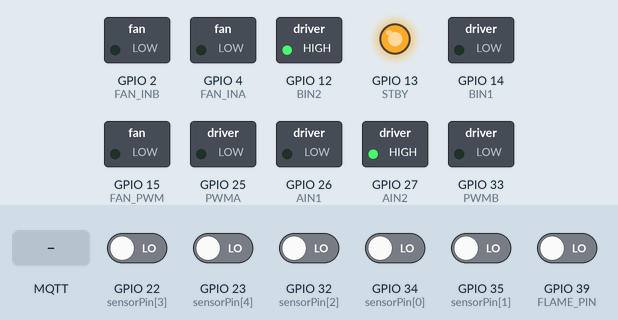
Recording of a sketch running on a simulated ESP32. Shown: switched loads named in the sketch (green lamp = pin HIGH), output pins drawn as LEDs (lit = HIGH). Dashed ring = blinking. The inputs (shaded band) are chosen by the test bench; at power-on: GPIO 22 (sensorPin[3]), GPIO 23 (sensorPin[4]), GPIO 32 (sensorPin[2]), GPIO 34 (sensorPin[0]), GPIO 35 (sensorPin[1]), GPIO 39 (FLAME_PIN) LOW. WiFi joins after 1.5 s; servers stay silent unless stated; no MQTT or app messages arrive unless stated; what the sketch prints to the serial monitor is not drawn.

Above: at 2.7 s.
2.8 s: MQTT message "ADA_API" arrives on the first subscribed topic
At 3.37 s:
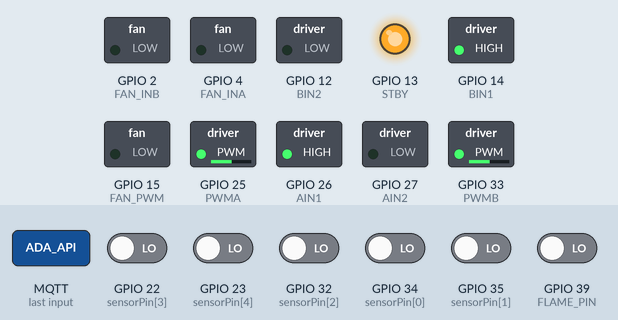
5.8 s: GPIO 22 (sensorPin[3]) driven HIGH
8.8 s: GPIO 34 (sensorPin[0]) driven HIGH
At 9.9 s:
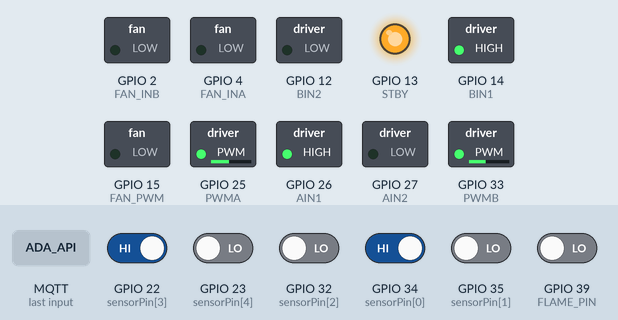
10.3 s: GPIO 23 (sensorPin[4]) driven HIGH
At 11.5 s:
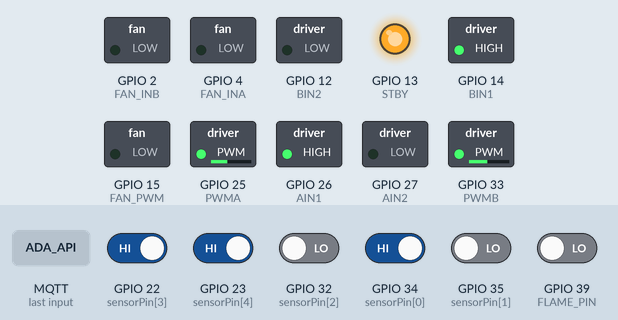
11.8 s: GPIO 32 (sensorPin[2]) driven HIGH
At 12.2 s:
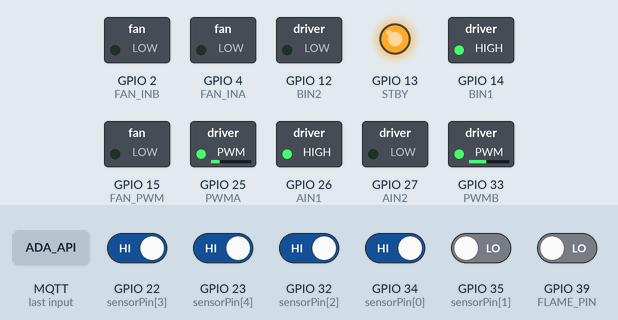
13.3 s: GPIO 35 (sensorPin[1]) driven HIGH
At 14.6 s:
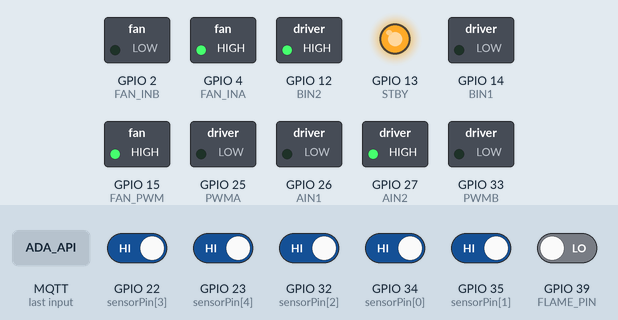
Timing chart, 0 to 15.8 s (numbered marks = the images above; inputs shaded):
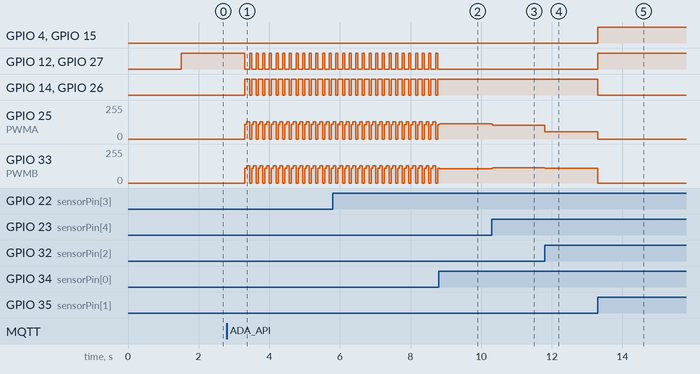

Measured:
- after the input at 2.8 s, GPIO 12 (BIN2): alternates HIGH for 0.06 s and LOW for 0.13 s, starting after 0.51 s; GPIO 14 (BIN1): alternates HIGH for 0.13 s and LOW for 0.06 s, starting after 0.51 s
- after the input at 8.8 s, GPIO 12 (BIN2), GPIO 27 (AIN2): stops changing and stays LOW; GPIO 14 (BIN1), GPIO 26 (AIN1): stops changing and stays HIGH
- after the input at 10.3 s, GPIO 25 (PWMA): 113/255 → 104/255 at once; GPIO 33 (PWMB): 106/255 → 115/255 at once
- after the input at 11.8 s, GPIO 25 (PWMA): 104/255 → 55/255 at once; GPIO 33 (PWMB): 115/255 → 110/255 at once
- after the input at 13.3 s, GPIO 4 (FAN_INA), GPIO 12 (BIN2), GPIO 15 (FAN_PWM), GPIO 27 (AIN2): LOW → HIGH at once; GPIO 14 (BIN1), GPIO 26 (AIN1): HIGH → LOW at once; GPIO 25 (PWMA): 55/255 → 0/255 at once; GPIO 33 (PWMB): 110/255 → 0/255 at once

The sketch:

LineFollowerFire.ino
```cpp
#include <Arduino.h>
#include <WiFi.h>
#include <PubSubClient.h>

//  WIFI & MQTT
const char* WIFI_SSID = "Pribadi"; // adjust with your WiFi SSID
const char* WIFI_PASS = "12345677"; // adjust with your WiFi Password

const char* MQTT_BROKER = "172.20.10.2";
const int   MQTT_PORT   = 1884; // adjust with your MQTT Port
const char* MQTT_TOPIC  = "robot/fire"; // adjust with your MQTT Topic

WiFiClient espClient;
PubSubClient mqtt(espClient);

// FIRE STATUS
volatile bool fireExists = false;  // Fire status from MQTT

// MISSION FLAGS
enum MissionPhase {
  PHASE_IDLE,              // waiting for orders
  PHASE_CHECK_FIRE,        // Check the fire status at the beginning
  PHASE_GOING_TO_FIRE,     // Heading towards the fire (status: there is fire)
  PHASE_EXTINGUISHING,     // Extiguishing the fire (00000 detected)
  PHASE_WAIT_EXTINGUISH,   // Wait for confirmation that the fire is out
  PHASE_RETURNING,         // Return to base (status: no fire)
  PHASE_COMPLETED          // Mission completed, wait for the fire status to start again
};

MissionPhase missionPhase = PHASE_IDLE;
int lastKnownDirection = 0;
bool missionActive = false;

// LINE SENSOR
const int sensorPin[5] = {34, 35, 32, 22, 23};

// MOTOR + TB6612
#define PWMA 25
#define AIN1 26
#define AIN2 27
#define PWMB 33
#define BIN1 14
#define BIN2 12
#define STBY 13
#define FLAME_PIN 39

// FAN MODULE
#define FAN_INA 4
#define FAN_INB 2
#define FAN_PWM 15

// SPEED & TUNING
#define BASE_SPEED 110
#define MAX_SPEED  255
#define TURN_SPEED 130
#define HARD_TURN_SPEED 200

#define PRE_TURN_TIME 80
#define SHARP_CONFIRM_TIME 40
#define LOOP_DELAY_MS 6

#define STEER_GAIN 18.0f
#define EDGE_BOOST 1.3f
#define POS_ALPHA  0.35f
#define DEADZONE   0.12f

// LINE FOLLOWING STATE
enum LineState {
  LINE_NORMAL,
  LINE_PRE_TURN,
  LINE_ROTATING,
  LINE_RECOVERY
};

LineState lineState = LINE_NORMAL;
int turnDir = 0;
unsigned long stateTimer = 0;
bool sharpCandidate = false;
unsigned long sharpTimer = 0;

float posFiltered = 0.0f;
const float weights[5] = {-1.2f, -0.6f, 0.0f, 0.6f, 1.2f};

void moderateTurnLeft() { motor(1, BASE_SPEED/2, 1, BASE_SPEED); }
void moderateTurnRight() { motor(1, BASE_SPEED, 1, BASE_SPEED/2); }

// MOTOR DIRECTION
void motor(bool lDir, int lSpd, bool rDir, int rSpd) {
  digitalWrite(STBY, HIGH);
  digitalWrite(AIN1, lDir);
  digitalWrite(AIN2, !lDir);
  digitalWrite(BIN1, rDir);
  digitalWrite(BIN2, !rDir);
  analogWrite(PWMA, constrain(lSpd, 0, 255));
  analogWrite(PWMB, constrain(rSpd, 0, 255));
}

void stopBot() { motor(0, 0, 0, 0); }
void forward(int s) { motor(1, s, 1, s); }
void backward(int s) { motor(0, s, 0, s); }
void rotateLeft()  { motor(0, TURN_SPEED, 1, TURN_SPEED); }
void rotateRight() { motor(1, TURN_SPEED, 0, TURN_SPEED); }

void extremeTurnLeft() { motor(0, HARD_TURN_SPEED, 1, HARD_TURN_SPEED); }
void extremeTurnRight() { motor(1, HARD_TURN_SPEED, 0, HARD_TURN_SPEED); }

void retreatAndTurn180() {
  backward(BASE_SPEED);
  delay(350);
  motor(1, TURN_SPEED, 0, TURN_SPEED);
  delay(520);
  stopBot();
  delay(100);
}

// FAN CONDITION
void fanOn() {
  digitalWrite(FAN_INA, HIGH);
  digitalWrite(FAN_INB, LOW);
  analogWrite(FAN_PWM, 255);
}
void fanOff() {
  digitalWrite(FAN_INA, LOW);
  digitalWrite(FAN_INB, LOW);
  analogWrite(FAN_PWM, 0);
}

// SENSOR HELPER
inline bool isLine(int v) { return v == 0; }

bool computePosition(int s[5], float &pos) {
  float sum = 0.0f;
  int cnt = 0;
  for (int i = 0; i < 5; i++) {
    if (isLine(s[i])) {
      sum += weights[i];
      cnt++;
    }
  }
  if (cnt == 0) return false;
  pos = sum / cnt;

  if (pos < -0.3) lastKnownDirection = -1;
  else if (pos > 0.3) lastKnownDirection = 1;
  else lastKnownDirection = 0;

  return true;
}

// STEERING
void applySteering(float pos, float boost = 1.0f) {
  if (abs(pos) < DEADZONE) {
    forward(BASE_SPEED);
    return;
  }
  float corr = pos * STEER_GAIN * boost;
  int L = BASE_SPEED + corr;
  int R = BASE_SPEED - corr;
  motor(1, constrain(L,0,255), 1, constrain(R,0,255));
}

// MQTT
void mqttCallback(char* topic, byte* payload, unsigned int length) {
  String data;
  for (uint8_t i = 0; i < length; i++) data += (char)payload[i];

  if (data == "ADA_API") {
    fireExists = true;

    // If it is IDLE or COMPLETED, start a new mission
    if (missionPhase == PHASE_IDLE || missionPhase == PHASE_COMPLETED) {
      missionPhase = PHASE_CHECK_FIRE;
      missionActive = true;
      lineState = LINE_NORMAL;
    }
  }
  else if (data == "TIDAK_ADA_API") {
    fireExists = false;
  }
}

void mqttReconnect() {
  while (!mqtt.connected()) {
    if (mqtt.connect("ESP32_LINE_FIRE")) {
      mqtt.subscribe(MQTT_TOPIC);
    } else {
      Serial.print(" failed, rc=");
      Serial.println(mqtt.state());
      delay(1000);
    }
  }
}

// LINE FOLLOWING LOGIC
void doLineFollowing(int s[5], bool allBlack, bool allWhite) {
  bool edgeLeft  = (s[0]==1 && s[1]==0 && s[2]==0 && s[3]==0 && s[4]==0);
  bool edgeRight = (s[0]==0 && s[1]==0 && s[2]==0 && s[3]==0 && s[4]==1);

  bool leftMid    = (s[0]==1 && s[1]==0 && s[2]==1 && s[3]==1 && s[4]==1);
  bool leftOuter  = (s[0]==0 && s[1]==1 && s[2]==1 && s[3]==1 && s[4]==1);
  bool leftExtreme= (s[0]==0 && s[1]==0 && s[2]==1 && s[3]==1 && s[4]==1);

  bool rightMid    = (s[0]==1 && s[1]==1 && s[2]==1 && s[3]==0 && s[4]==1);
  bool rightOuter  = (s[0]==1 && s[1]==1 && s[2]==1 && s[3]==1 && s[4]==0);
  bool rightExtreme = (s[0]==1 && s[1]==1 && s[2]==0 && s[3]==0 && s[4]==0) ||
                      (s[0]==1 && s[1]==1 && s[2]==1 && s[3]==0 && s[4]==0);

  bool sharpLeft  = (s[0]==0 && s[1]==0);
  bool sharpRight = (s[3]==0 && s[4]==0);
  bool flameDetected =digitalRead(FLAME_PIN) == LOW;

  if (allWhite && !flameDetected && lineState != LINE_RECOVERY) {
    lineState = LINE_RECOVERY;
    stateTimer = millis();
    turnDir = lastKnownDirection != 0 ? lastKnownDirection : 1;
  }

  switch (lineState) {
    case LINE_NORMAL:
      if (allWhite) {
        stopBot();
        break;
      }

      if (leftExtreme) {
        extremeTurnLeft();
        break;
      }
      if (rightExtreme) {
        extremeTurnRight();
        break;
      }
      if (leftMid) {
        moderateTurnLeft();
        break;
      }
      if (rightMid) {
        moderateTurnRight();
        break;
      }

      if (sharpLeft || sharpRight) {
        if (!sharpCandidate) {
          sharpCandidate = true;
          sharpTimer = millis();
        }
        float p;
        if (computePosition(s, p)) {
          posFiltered = POS_ALPHA * p + (1 - POS_ALPHA) * posFiltered;
          applySteering(posFiltered, 0.6f);
        }

        if (millis() - sharpTimer > SHARP_CONFIRM_TIME) {
          turnDir = sharpLeft ? -1 : 1;
          lineState = LINE_PRE_TURN;
          stateTimer = millis();
          sharpCandidate = false;
        }
      } else {
        sharpCandidate = false;
        float p;
        if (!computePosition(s, p)) stopBot();
        else {
          posFiltered = POS_ALPHA * p + (1 - POS_ALPHA) * posFiltered;
          if (edgeLeft || edgeRight) applySteering(posFiltered, EDGE_BOOST);
          else applySteering(posFiltered, 1.0f);
        }
      }
      break;

    case LINE_PRE_TURN:
      if (millis() - stateTimer < PRE_TURN_TIME) forward(BASE_SPEED + 20);
      else lineState = LINE_ROTATING;
      break;

    case LINE_ROTATING:
      if (turnDir == -1) rotateLeft();
      else rotateRight();

      if (isLine(s[2]) || isLine(s[1]) || isLine(s[3])) {
        stopBot();
        delay(50);
        lineState = LINE_NORMAL;
      }
      break;

    case LINE_RECOVERY:
      if (isLine(s[0]) || isLine(s[1]) || isLine(s[2]) || isLine(s[3]) || isLine(s[4])) {
        lineState = LINE_NORMAL;
        break;
      }

      unsigned long recoveryTime = millis() - stateTimer;

      if (recoveryTime < 400) {
        if (turnDir == -1) rotateLeft();
        else rotateRight();
      }
      else if (recoveryTime < 1200) {
        if (turnDir == -1) rotateRight();
        else rotateLeft();
      }
      else {
        stopBot();
        delay(500);
        stateTimer = millis();
      }
      break;
  }
}

// SETUP
void setup() {
  Serial.begin(115200);
  WiFi.begin(WIFI_SSID, WIFI_PASS);
  while (WiFi.status() != WL_CONNECTED) {
    delay(500);
    Serial.print(".");
  }
  Serial.println(" connected!");

  mqtt.setServer(MQTT_BROKER, MQTT_PORT);
  mqtt.setCallback(mqttCallback);

  for (int i = 0; i < 5; i++) pinMode(sensorPin[i], INPUT);

  pinMode(AIN1, OUTPUT); pinMode(AIN2, OUTPUT);
  pinMode(BIN1, OUTPUT); pinMode(BIN2, OUTPUT);
  pinMode(PWMA, OUTPUT); pinMode(PWMB, OUTPUT);
  pinMode(STBY, OUTPUT);
  pinMode(FAN_INA, OUTPUT); pinMode(FAN_INB, OUTPUT);
  pinMode(FAN_PWM, OUTPUT);
  pinMode(FLAME_PIN, INPUT);
  fanOff();
  stopBot();

}

// MAIN LOOP
void loop() {
  if (!mqtt.connected() && WiFi.status() == WL_CONNECTED) mqttReconnect();
  mqtt.loop();

  int s[5];
  for (int i = 0; i < 5; i++) s[i] = digitalRead(sensorPin[i]);

  bool allBlack = (!s[0] && !s[1] && !s[2] && !s[3] && !s[4]);
  bool allWhite = (s[0] && s[1] && s[2] && s[3] && s[4]);

  // MISSION STATE MACHINE
  switch (missionPhase) {

    case PHASE_IDLE: {
      stopBot();
      fanOff();
      break;
    }

    case PHASE_CHECK_FIRE: {
      stopBot();
      delay(500);

      if (fireExists) {
        // There is a fire → Continue to the location
        missionPhase = PHASE_GOING_TO_FIRE;
        lineState = LINE_NORMAL;
      } else {
        // No fire → Direct rewind
        retreatAndTurn180();
        missionPhase = PHASE_COMPLETED;
        missionActive = false;
      }
      break;
    }

    case PHASE_GOING_TO_FIRE: {
      bool flameDetected = digitalRead(FLAME_PIN) == LOW;
      fanOff();

      if (allWhite && flameDetected) {
        // Arrived at the fire location (00000 sensor detected)
        stopBot();
        fanOn();
        missionPhase = PHASE_WAIT_EXTINGUISH;
        delay(100);
      } else {
        doLineFollowing(s, allBlack, allWhite);
      }
      break;
    }

    case PHASE_WAIT_EXTINGUISH: {
      stopBot();
      fanOn();
      // Wait for the fire status to change
      if (!fireExists) {
        // Fire out → Back up and turn around
        fanOff();
        retreatAndTurn180();
        missionPhase = PHASE_RETURNING;
        lineState = LINE_NORMAL;
      }
      break;
    }

    case PHASE_RETURNING: {
      fanOff();
      // Check if it has reached the base
      if (allBlack) {
        // To base (00000 allBlack) - ROTATE 180° first
        stopBot();
        delay(100);
        // Rotate 180 degrees to the starting position
        motor(1, TURN_SPEED, 0, TURN_SPEED);
        delay(520);
        stopBot();
        delay(100);

        // LOCK ke COMPLETED - no further path
        missionPhase = PHASE_COMPLETED;
        missionActive = false;

        // Turn everything off
        stopBot();
        fanOff();

        // Break and don't execute anything anymore
        break;
      }

      // Check fire status only if it has not reached base
      if (fireExists) {
        // Fire appears again! → Rewind to 00000
        stopBot();
        retreatAndTurn180();
        missionPhase = PHASE_GOING_TO_FIRE;
        lineState = LINE_NORMAL;
        break;
      }

      // Line following is normal if it has not reached the base and there is no fire
      doLineFollowing(s, allBlack, allWhite);
      break;
    }

    case PHASE_COMPLETED: {
      // HARD LOCK - Robot stops completely, no logic whatsoever
      stopBot();
      fanOff();

      // Don't execute anything, just return from switch.
      return;  // Exit loop() completely
    }
  }

  delay(LOOP_DELAY_MS);
}
```
